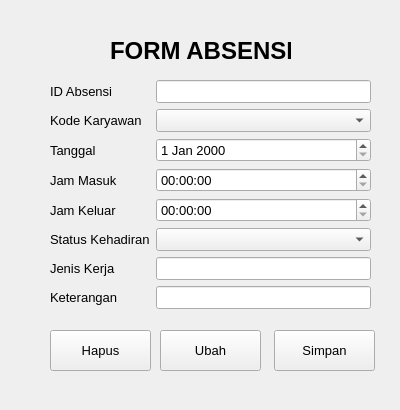
<?xml version="1.0" encoding="UTF-8"?>
<ui version="4.0">
 <class>Form</class>
 <widget class="QWidget" name="Form">
  <property name="geometry">
   <rect>
    <x>0</x>
    <y>0</y>
    <width>400</width>
    <height>410</height>
   </rect>
  </property>
  <property name="font">
   <font>
    <pointsize>10</pointsize>
    <bold>false</bold>
   </font>
  </property>
  <property name="windowTitle">
   <string>Form</string>
  </property>
  <widget class="QLabel" name="label">
   <property name="geometry">
    <rect>
     <x>110</x>
     <y>30</y>
     <width>181</width>
     <height>41</height>
    </rect>
   </property>
   <property name="font">
    <font>
     <pointsize>18</pointsize>
     <bold>true</bold>
    </font>
   </property>
   <property name="text">
    <string>FORM ABSENSI</string>
   </property>
  </widget>
  <widget class="QWidget" name="formLayoutWidget">
   <property name="geometry">
    <rect>
     <x>50</x>
     <y>80</y>
     <width>321</width>
     <height>241</height>
    </rect>
   </property>
   <layout class="QFormLayout" name="formLayout">
    <item row="0" column="0">
     <widget class="QLabel" name="iDAbsensiLabel">
      <property name="text">
       <string>ID Absensi</string>
      </property>
     </widget>
    </item>
    <item row="0" column="1">
     <widget class="QLineEdit" name="iDAbsensiLineEdit"/>
    </item>
    <item row="1" column="0">
     <widget class="QLabel" name="kodeKaryawanLabel">
      <property name="text">
       <string>Kode Karyawan</string>
      </property>
     </widget>
    </item>
    <item row="1" column="1">
     <widget class="QComboBox" name="kodeKaryawanComboBox"/>
    </item>
    <item row="2" column="0">
     <widget class="QLabel" name="tanggalLabel">
      <property name="text">
       <string>Tanggal</string>
      </property>
     </widget>
    </item>
    <item row="2" column="1">
     <widget class="QDateEdit" name="tanggalDateEdit"/>
    </item>
    <item row="3" column="0">
     <widget class="QLabel" name="jamMasukLabel">
      <property name="text">
       <string>Jam Masuk</string>
      </property>
     </widget>
    </item>
    <item row="3" column="1">
     <widget class="QTimeEdit" name="jamMasukTimeEdit"/>
    </item>
    <item row="4" column="0">
     <widget class="QLabel" name="jamKeluarLabel">
      <property name="text">
       <string>Jam Keluar</string>
      </property>
     </widget>
    </item>
    <item row="4" column="1">
     <widget class="QTimeEdit" name="jamKeluarTimeEdit"/>
    </item>
    <item row="5" column="0">
     <widget class="QLabel" name="statusKehadiranLabel">
      <property name="text">
       <string>Status Kehadiran</string>
      </property>
     </widget>
    </item>
    <item row="5" column="1">
     <widget class="QComboBox" name="statusKehadiranComboBox"/>
    </item>
    <item row="7" column="0">
     <widget class="QLabel" name="keteranganLabel">
      <property name="text">
       <string>Keterangan</string>
      </property>
     </widget>
    </item>
    <item row="7" column="1">
     <widget class="QLineEdit" name="keteranganLineEdit"/>
    </item>
    <item row="6" column="0">
     <widget class="QLabel" name="jenisKerjaLabel">
      <property name="text">
       <string>Jenis Kerja</string>
      </property>
     </widget>
    </item>
    <item row="6" column="1">
     <widget class="QLineEdit" name="jenisKerjaLineEdit"/>
    </item>
   </layout>
  </widget>
  <widget class="QPushButton" name="pushButton">
   <property name="geometry">
    <rect>
     <x>274</x>
     <y>330</y>
     <width>101</width>
     <height>41</height>
    </rect>
   </property>
   <property name="text">
    <string>Simpan</string>
   </property>
  </widget>
  <widget class="QPushButton" name="pushButton_2">
   <property name="geometry">
    <rect>
     <x>160</x>
     <y>330</y>
     <width>101</width>
     <height>41</height>
    </rect>
   </property>
   <property name="text">
    <string>Ubah</string>
   </property>
  </widget>
  <widget class="QPushButton" name="pushButton_3">
   <property name="geometry">
    <rect>
     <x>50</x>
     <y>330</y>
     <width>101</width>
     <height>41</height>
    </rect>
   </property>
   <property name="text">
    <string>Hapus</string>
   </property>
  </widget>
 </widget>
 <resources/>
 <connections/>
</ui>
